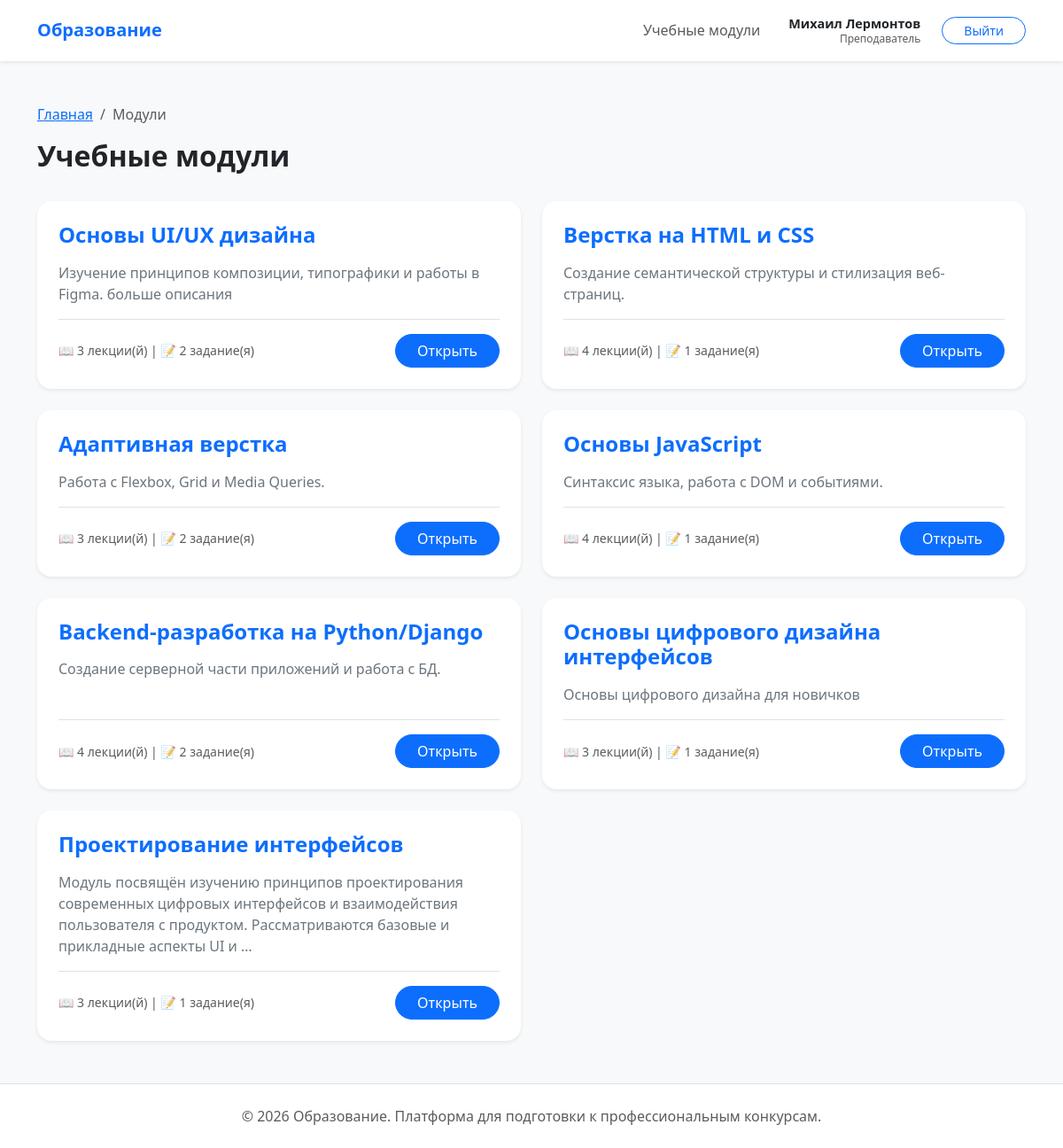
Screenshot of /curriculum/modules/ (signed in) with the database file from the repository.
### users/models.py (models this page shows, shortened)
class User(AbstractUser, BaseModel):
    class Role(models.TextChoices):
        STUDENT = "student", "Обучающийся"
        TEACHER = "teacher", "Преподаватель"
        ADMIN = "admin", "Администратор"
    middle_name = models.CharField(max_length=150, blank=True, verbose_name="Отчество")
    role = models.CharField(
        max_length=10, choices=Role.choices, default=Role.STUDENT, verbose_name="Роль"
    )
    group = models.ForeignKey(
        StudentGroup,
        on_delete=models.SET_NULL,
        null=True,
        blank=True,
        related_name="students",
        verbose_name="Учебная группа",
    )
    class Meta:
        verbose_name = "Пользователь"
        verbose_name_plural = "Пользователи"
        ordering = ["last_name", "first_name"]

### curriculum/models.py (models this page shows, shortened)
class Module(BaseModel):
    title = models.CharField(max_length=38, verbose_name="Название модуля")
    description = models.TextField(verbose_name="Описание модуля")
    class Meta:
        verbose_name = "Учебный модуль"
        verbose_name_plural = "Учебные модули"
        ordering = ["title"]

### curriculum/views.py (the view)
# urls.py: path("modules/", ModuleListView.as_view(), name="module_list"),
class ModuleListView(LoginRequiredMixin, ListView):
    model = Module
    template_name = "curriculum/module_list.html"
    context_object_name = "modules"
    def get(self, request, *args, **kwargs):
        if request.user.role == "student" and not request.user.group:
            return render(request, "curriculum/no_group.html")
        return super().get(request, *args, **kwargs)
    def get_queryset(self):
        return Module.objects.annotate(
            lectures_count=Count("lectures", distinct=True),
            tasks_count=Count("tasks", distinct=True),
        )

### templates/curriculum/module_list.html (shortened to what this page needs)
{% extends 'base.html' %}
{% block content %}
    <div class="row mb-4">
        <div class="col-12">
            <nav aria-label="breadcrumb">
                <ol class="breadcrumb">
                    <li class="breadcrumb-item"><a href="{% url 'core:index' %}">Главная</a></li>
                    <li class="breadcrumb-item active">Модули</li>
                </ol>
            </nav>
            <h2 class="fw-bold">Учебные модули</h2>
        </div>
    </div>
    <div class="row g-4">
        {% for module in modules %}
            <div class="col-md-6">
                <div class="card border-0 shadow-sm rounded-4 p-4 h-100">
                    <div class="d-flex justify-content-between align-items-start mb-3">
                        <h4 class="fw-bold text-accent mb-0">{{ module.title }}</h4>
                    </div>
                    <p class="text-secondary">{{ module.description|truncatewords:20 }}</p>
                    <div class="mt-auto pt-3 border-top d-flex justify-content-between align-items-center">
                        <small class="text-muted">
                            📖 {{ module.lectures_count }} лекции(й) | 📝 {{ module.tasks_count }} задание(я)
                        </small>
                        <a href="{% url 'curriculum:module_detail' module.id %}"
                           class="btn btn-primary btn-rounded px-4">Открыть</a>
                    </div>
                </div>
            </div>
        {% empty %}
            <div class="col-12 text-center py-5">
                <p class="text-secondary">Учебные модули пока не добавлены.</p>
            </div>
        {% endfor %}
    </div>
{% endblock %}

### templates/includes/header.html (shortened to what this page needs)
<nav class="navbar navbar-expand-lg navbar-light bg-white shadow-sm">
    <div class="container">
        <a class="navbar-brand fw-bold text-accent" href="{% url 'core:index' %}">Образование</a>
        <div class="collapse navbar-collapse" id="navbarNav">
            <ul class="navbar-nav ms-auto align-items-center">
                {% if user.is_authenticated %}
                    <li class="nav-item">
                        <a class="nav-link" href="{% url 'curriculum:module_list' %}">Учебные модули</a>
                    </li>
                    <li class="nav-item ms-lg-4 me-lg-2">
                        <span class="navbar-text d-flex flex-column align-items-lg-end line-height-sm">
                            {% if user.is_superuser %}
                                <span class="badge bg-dark rounded-pill fw-bold">Администратор</span>
                            {% else %}
                                <span class="fw-bold text-dark" style="font-size: 0.9rem;">
                                    {{ user.first_name }} {{ user.last_name }}
                                </span>
                                <small class="text-muted" style="font-size: 0.75rem; margin-top: -3px;">
                                    {% if user.role == 'teacher' %}Преподаватель{% else %}Обучающийся{% endif %}
                                </small>
                            {% endif %}
                        </span>
                    </li>
                    <li class="nav-item ms-3">
                        <form action="{% url 'users:logout' %}" method="post">
                            <button type="submit" class="btn btn-outline-primary btn-rounded btn-sm px-4">Выйти</button>
                        </form>
                    </li>
                {% else %}
                    <li class="nav-item">
                        <a class="btn btn-primary btn-rounded px-4" href="{% url 'users:login' %}">Войти</a>
                    </li>
                {% endif %}
            </ul>
        </div>
    </div>
</nav>

### templates/base.html (style rules this page uses)
body { background-color: #f8f9fa; font-family: 'Segoe UI', Tahoma, Geneva, Verdana, sans-serif; display: flex; flex-direction: column; min-height: 100vh; }
.btn-rounded { border-radius: 50rem; }
.text-accent { color: #0d6efd; }
.rounded-4 { border-radius: 1rem !important; }

### rows the page displays
User: first_name "Михаил", last_name "Лермонтов"
Module: title "Основы UI/UX дизайна", description "Изучение принципов композиции, типографики и работы в Figma. больше описания", lectures_count "3", tasks_count "2"
Module: title "Верстка на HTML и CSS", description "Создание семантической структуры и стилизация веб-страниц.", lectures_count "4", tasks_count "1"
Module: title "Адаптивная верстка", description "Работа с Flexbox, Grid и Media Queries.", lectures_count "3", tasks_count "2"
Module: title "Основы JavaScript", description "Синтаксис языка, работа с DOM и событиями.", lectures_count "4", tasks_count "1"
Module: title "Backend-разработка на Python/Django", description "Создание серверной части приложений и работа с БД.", lectures_count "4", tasks_count "2"
Module: title "Основы цифрового дизайна интерфейсов", description "Основы цифрового дизайна для новичков", lectures_count "3", tasks_count "1"
Module: title "Проектирование интерфейсов", description "Модуль посвящён изучению принципов проектирования современных цифровых интерфейсов и взаимодействия пользователя с продуктом. Рассматриваются базовые и прикладные аспекты UI и …", lectures_count "3", tasks_count "1"
